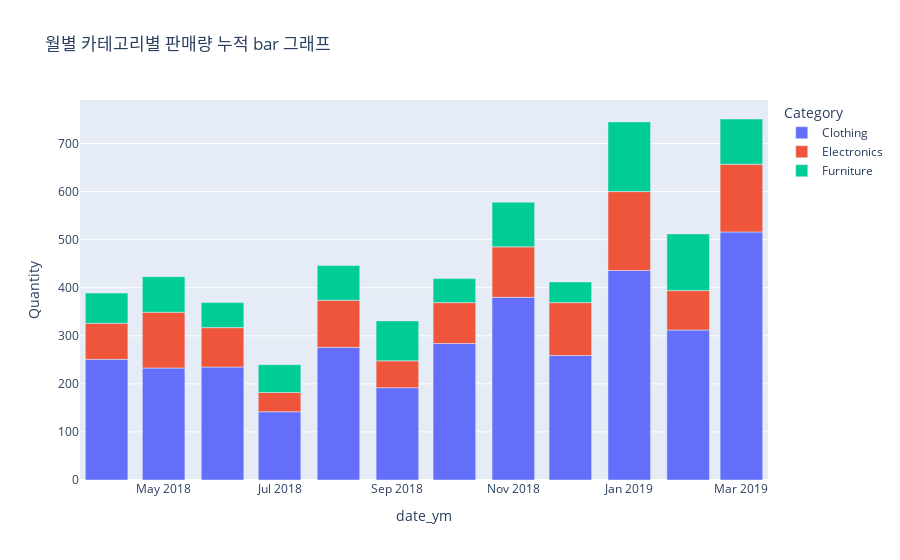

Notebook code for this chart:
### Code cell
fig4 = px.bar(quantity_cumsum_month,
              x='date_ym',
              y='Quantity',
              color='Category',
              title='월별 카테고리별 판매량 누적 bar 그래프')
fig4.show()

### Figure 1 — Plotly figure (JSON) as saved in the notebook; plotly's stock layout.template omitted (floating-point values rounded to 4 significant figures)
{"data": [{"alignmentgroup": "True", "hovertemplate": "Category=Clothing<br>date_ym=%{x}<br>Quantity=%{y}<extra></extra>", "legendgroup": "Clothing", "marker": {"color": "#636efa", "pattern": {"shape": ""}}, "name": "Clothing", "offsetgroup": "Clothing", "orientation": "v", "showlegend": true, "textposition": "auto", "type": "bar", "x": ["2018-04", "2018-05", "2018-06", "2018-07", "2018-08", "2018-09", "2018-10", "2018-11", "2018-12", "2019-01", "2019-02", "2019-03"], "xaxis": "x", "y": [251, 233, 235, 142, 276, 192, 284, 380, 259, 436, 312, 516], "yaxis": "y"}, {"alignmentgroup": "True", "hovertemplate": "Category=Electronics<br>date_ym=%{x}<br>Quantity=%{y}<extra></extra>", "legendgroup": "Electronics", "marker": {"color": "#EF553B", "pattern": {"shape": ""}}, "name": "Electronics", "offsetgroup": "Electronics", "orientation": "v", "showlegend": true, "textposition": "auto", "type": "bar", "x": ["2018-04", "2018-05", "2018-06", "2018-07", "2018-08", "2018-09", "2018-10", "2018-11", "2018-12", "2019-01", "2019-02", "2019-03"], "xaxis": "x", "y": [75, 116, 82, 40, 98, 56, 85, 105, 110, 164, 82, 141], "yaxis": "y"}, {"alignmentgroup": "True", "hovertemplate": "Category=Furniture<br>date_ym=%{x}<br>Quantity=%{y}<extra></extra>", "legendgroup": "Furniture", "marker": {"color": "#00cc96", "pattern": {"shape": ""}}, "name": "Furniture", "offsetgroup": "Furniture", "orientation": "v", "showlegend": true, "textposition": "auto", "type": "bar", "x": ["2018-04", "2018-05", "2018-06", "2018-07", "2018-08", "2018-09", "2018-10", "2018-11", "2018-12", "2019-01", "2019-02", "2019-03"], "xaxis": "x", "y": [63, 74, 52, 58, 72, 83, 50, 93, 43, 145, 118, 94], "yaxis": "y"}], "layout": {"barmode": "relative", "legend": {"title": {"text": "Category"}, "tracegroupgap": 0}, "title": {"text": "월별 카테고리별 판매량 누적 bar 그래프"}, "xaxis": {"anchor": "y", "domain": [0, 1], "title": {"text": "date_ym"}}, "yaxis": {"anchor": "x", "domain": [0, 1], "title": {"text": "Quantity"}}}}
